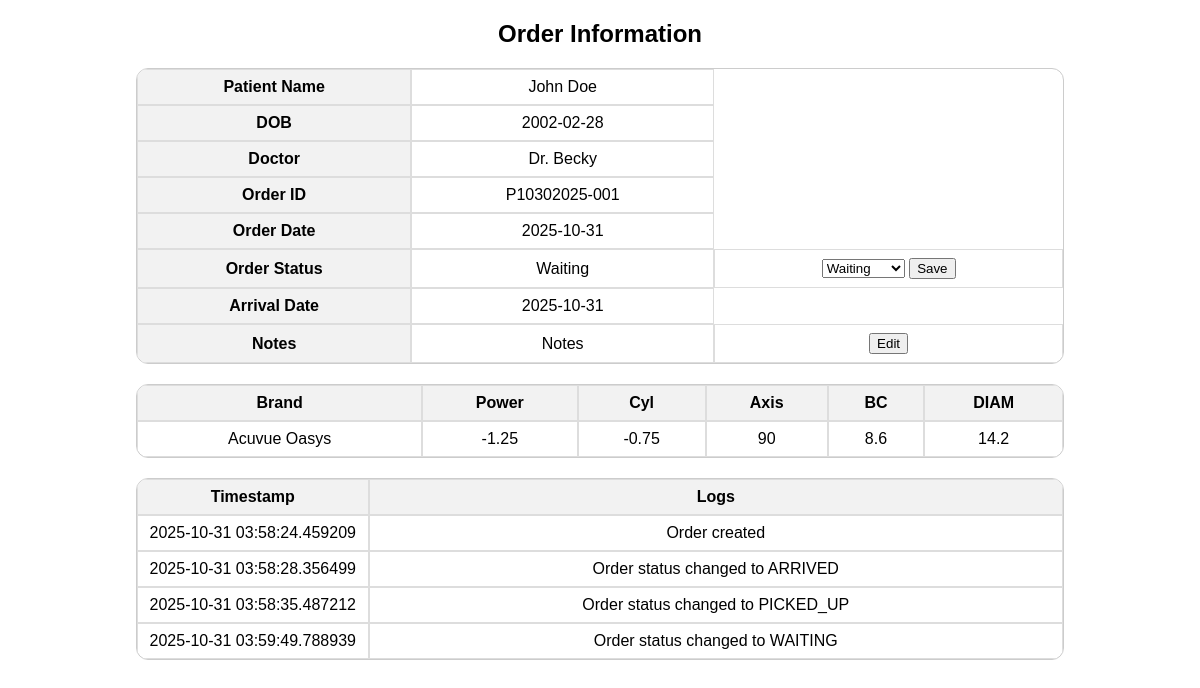
The page /pt-orders/P10302025-001/more-info on the database its author committed.
### models.py (models this page shows)
class Patient(db.Model):
    __tablename__ = 'patient'
    id = db.Column(db.Integer, nullable = False, primary_key = True)
    name = db.Column(db.String(100), nullable = False)
    date_of_birth = db.Column(db.Date, nullable = False)
    doctor = db.relationship(
        'Doctor',
        secondary = doctor_patient,
        back_populates = 'patient'
    )
    orders = db.relationship('PatientOrder', back_populates = "patient")

class Doctor(db.Model):
    __tablename__ = 'doctor'
    id = db.Column(db.Integer, nullable = False, primary_key = True)
    name = db.Column(db.String, nullable =False)
    patient = db.relationship(
        'Patient',
        secondary = doctor_patient,
        back_populates = 'doctor'
    )
    orders = db.relationship('PatientOrder', back_populates = 'doctor')

class PatientOrder(db.Model):
    __tablename__ = 'patient_order'
    id = db.Column(db.String, primary_key=True)
    brand = db.Column(db.String(100))
    bc = db.Column(db.Float)
    diameter = db.Column(db.Float)
    power = db.Column(db.Float)
    cylinder = db.Column(db.Float)
    axis = db.Column(db.Integer)
    add = db.Column(db.Float)
    quantity = db.Column(db.Integer, default=1)
    notes = db.Column(db.Text)
    order_status = db.Column(db.Enum(OrderStatus), default=OrderStatus.WAITING)
    order_date = db.Column(db.Date, default=date.today())
    arrival_date = db.Column(db.Date, default=None)
    logs = db.relationship("Logs", backref='order', lazy=True)
    doctor_id = db.Column(db.Integer, db.ForeignKey('doctor.id'))
    patient_id = db.Column(db.Integer, db.ForeignKey('patient.id'))
    doctor = db.relationship('Doctor', back_populates='orders')
    patient = db.relationship('Patient', back_populates='orders')

class Logs(db.Model):
    id = db.Column(db.String, primary_key=True)
    action = db.Column(db.String(100))
    timestamp = db.Column(db.DateTime, default=datetime.utcnow)
    order_id = db.Column(db.String, db.ForeignKey('patient_order.id'), nullable=False)

### routes/patientOrder.py (the view)
@pt_orders_bp.route("/pt-orders/<order_id>/more-info", methods = ["GET"])
def order_info(order_id):
    order = PatientOrder.query.get(order_id)
    orders = PatientOrder.query.order_by(PatientOrder.order_date.desc()).all()
    if not order:
        flash("Order not found", "Error")
        return render_template("orders.html", orders = orders)
    else:
        return render_template("order-info.html", order = order)

### templates/order-info.html (shortened to what this page needs)
<!DOCTYPE html>
<html lang="en">
<head>
</head>
<body>
    <h2 style= "text-align: center;"> Order Information</h2>
    <div class = "container">
        <table>
            <tr>
                <th>Patient Name</th>
                <td>{{order.patient.name}}</td>
            </tr>
            <tr>
                <th>DOB</th>
                <td>{{order.patient.date_of_birth}}</td>
            </tr>
            <tr>
                <th>Doctor</th>
                <td>{{order.doctor.name}}</td>
            </tr>
            <tr>
                <th>Order ID</th>
                <td>{{order.id}}</td>
            </tr>
            <tr>
                <th>Order Date</th>
                <td>{{order.order_date}}</td>
            </tr>
            <tr>
                <th>Order Status</th>
                <td>{{order.order_status.value}}</td>
                <td>
                    <form action = "{{url_for('ptOrders.change_order_status', order_id = order.id)}}" method = "POST">
                    <select name = "status">
                        <option value="WAITING" {% if order.order_status.name == 'WAITING' %}selected{% endif %}>Waiting</option>
                    </select>
                    <button type = "submit">Save</button>
                    </form>
                </td>
            </tr>
            <tr>
                <th>Arrival Date</th>
                <td>{{order.arrival_date}}</td>
            </tr>
            <tr>
                <th>Notes</th>
                <td>{{order.notes}}</td>
                <td><button>Edit</button></td>
            </tr>
            <tr>
                <table>
                    <thead>
                        <tr>
                            <th>Brand</th>
                            <th>Power</th>
                            <th>Cyl</th>
                            <th>Axis</th>
                            <th>BC</th>
                            <th>DIAM</th>
                        </tr>
                    </thead>
                    <tbody>
                        <tr>
                            <td>{{order.brand}}</td>
                            <td>{{order.power}}</td>
                            <td>{{order.cylinder}}</td>
                            <td>{{order.axis}}</td>
                            <td>{{order.bc}}</td>
                            <td>{{order.diameter}}</td>
                        </tr>
                    </tbody>
                </table>
            </tr>
            <tr>
                <table>
                    <thead>
                        <tr>
                            <th style = "width: 25%;">
                                Timestamp
                            </th>
                            <th style = "width: 75%;">
                                Logs
                            </th>
                        </tr>
                    </thead>
                    <tbody>
                        {% for log in order.logs %}
                            <tr>
                                <td>
                                    {{log.timestamp}}
                                </td>
                                <td>
                                    {{log.action}}
                                </td>
                            </tr>
                        {% endfor%}
                    </tbody>
                </table>
            </tr>
        </table>
    </div>
</body>
</html>

### templates/order-info.html (style rules this page uses)
body { font-family: Arial, sans-serif; margin: 20px; }
table { margin-left: auto; margin-right: auto; font-size: 1rem; width: 80%; border-collapse: separate; border-spacing: 0; border: 1px solid #ccc; border-radius: 12px; overflow: hidden; margin-top: 20px; }
th, td { border: 1px solid #ddd; padding: 8px; text-align: center; }
th { background-color: #f2f2f2; }

### rows shown on the page
Patient: patient.name "John Doe", patient.date_of_birth "2002-02-28"
Doctor: doctor.name "Dr. Becky"
PatientOrder: id "P10302025-001", order_date "2025-10-31", order_status.value "Waiting", status "Waiting", arrival_date "2025-10-31", notes "Notes", brand "Acuvue Oasys", power "-1.25", cylinder "-0.75", axis "90", bc "8.6", diameter "14.2"
Logs: timestamp "2025-10-31 03:58:24.459209", action "Order created"
Logs: timestamp "2025-10-31 03:58:28.356499", action "Order status changed to ARRIVED"
Logs: timestamp "2025-10-31 03:58:35.487212", action "Order status changed to PICKED_UP"
Logs: timestamp "2025-10-31 03:59:49.788939", action "Order status changed to WAITING"
